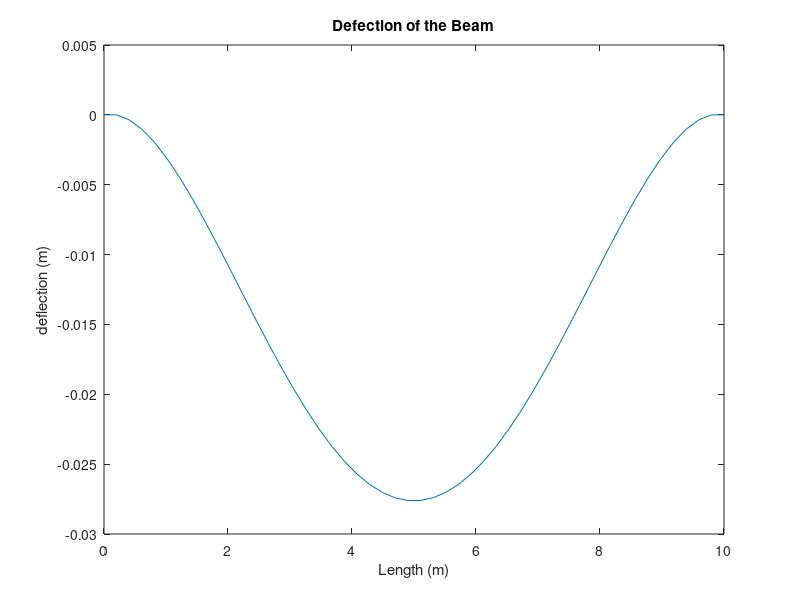

This chart was generated by the following MATLAB code:
%% EMEC 303 HW6
%  Lance Nichols
%  Section-002
%  9/25/2020

clear; clc;
%% Problem 1: Fluids Value Problem
% * (a) See attached
% * (b) See attached

%% Problem 2: Boundary Value Problem
% * (a) See attached
% * (b) 

% Properties
n = 50;
q = -1000;
L = 10;
E = 200e9;
I = 4e-6;

dx = L/n;

% Instantiate matrices
A = zeros(n);
B = zeros(n,1);

% Add initial conditions
A(1,1) = 1;
A(2,2) = 1;
A(length(A)-1,length(A)-1) = 1;
A(length(A),length(A)) = 1;

for i = 3:n-2
    A(i,i-2) = dx^-4;
    A(i,i+2) = dx^-4;
    A(i,i-1) = -4*dx^-4;
    A(i,i+1) = -4*dx^-4;
    A(i,i) = 6*dx^-4;
    
    B(i,1) = q/(E*I);
end

T=A\B;

plot(linspace(0,L,50),T)
title("Defection of the Beam")
xlabel("Length (m)")
ylabel("deflection (m)")
